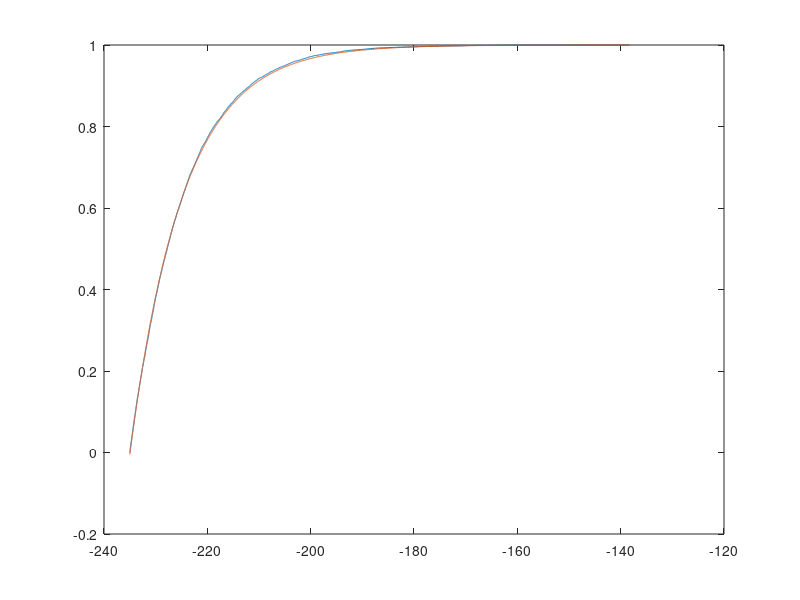

MATLAB code for this plot:
function [fit, fitfcn, x, y] = fitexp(indat)
%Fits an exponential to the data inx using @lsqcurvefit
% The exponential has two parameters: mean and x-offset
%Try to shift data to positive beforehand, but algorithm is pretty good at handling weird offsets


if nargin < 1
    indat = exprnd(10,1,1e4) - 235;
%     inx = inx(inx > 3);
end


%make ccdf
x = sort(indat);
y = (1:length(x)) /length(x);

%fit to the ccdf
fitfcn = @(x0, x) 1-exp(-x0(1)\(x-x0(2)));
fit = lsqcurvefit(fitfcn, [mean(abs(x) ) , x(1)], x, y);

%plot result if just testing (no args)
if nargin < 1
    figure, plot(x,y), hold on, plot(x, fitfcn(fit, x))
end